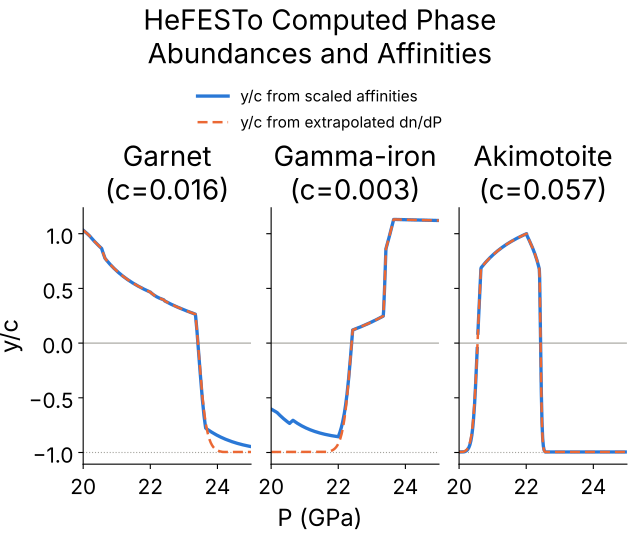

The script that saved this image:
"""
Signed phase-abundance target along the HeFESTo Htz_transition transect
(20-25 GPa, 10 MPa steps): labels built from HeFESTo's own phase affinities
vs. labels built affinity-free by extrapolating dn/dP through zero.

    g = n                    phase present
    g = -k * A               phase absent, affinity route  (k = |dn/dP| / |dA/dP|)
    g = -|dn/dP| * d         phase absent, extrapolation route (d = distance to boundary)
    y = h(max(g, -3c)),  h(g) = g (g >= 0),  c * tanh(g / c) (g < 0)
    c = clip(median|dn/dP| * DP, max(n) / 5, max(n)),  DP = 0.25 GPa

Plotted as y/c so the panels share one axis.

Input: affinity_transect.csv (written from Htz_transition's qout/fort.99), with
columns P, T and n_<phase>, A_<phase> (kJ/mol-atom, HeFESTo sign: positive =
undersaturated) and F_<phase> (0 present, 1 minimised affinity, 3 not evaluated).

Usage (defaults: generated/affinity_transect.csv -> generated/fig_affinity_vs_extrapolation.pdf):
    python fig_affinity_vs_extrapolation.py [path/to/affinity_transect.csv] [out.pdf]
"""
import sys
from pathlib import Path

import numpy as np
import pandas as pd
import matplotlib
matplotlib.use('Agg')
import matplotlib.pyplot as plt
from matplotlib.ticker import MultipleLocator

sys.path.insert(0, str(Path(__file__).resolve().parent))
from plot_style import apply_style  # noqa: E402

HERE = Path(__file__).resolve().parent
CSV = Path(sys.argv[1]) if len(sys.argv) > 1 else HERE / 'generated' / 'affinity_transect.csv'
OUT = Path(sys.argv[2]) if len(sys.argv) > 2 else HERE / 'generated' / 'fig_affinity_vs_extrapolation.pdf'

PHASES = ['garnet', 'gamma-iron', 'akimotoite']
DP = 0.25            # GPa, pressure window that sets c
CLIP = 3.0           # labels clipped at g = -CLIP * c
FIGSIZE = (6.4, 5.4)   # default width (scale = 1 in plot_style); slightly taller for title + legend

BLUE, ORANGE, GREY = '#2a78d6', '#eb6834', '#a3a29c'


def h(g, c):
    g = np.maximum(g, -CLIP * c)
    return np.where(g >= 0, g, c * np.tanh(g / c))


def crossings(P, n, F, A):
    """Per saturation crossing: present-side slope s, |dA/dP| and boundary P*
    (from the affinity), plus the boundary placed from the present side only."""
    pres = F == 0
    out = []
    for i in np.where(pres[1:] != pres[:-1])[0]:
        entering = pres[i + 1]
        p0, p1 = (i + 1, i + 2) if entering else (i, i - 1)          # nearest present rows
        step = (lambda j: j - 1) if entering else (lambda j: j + 1)   # walk into the absent side
        ab, j = [], step(p0)
        while 0 <= j < len(P) and len(ab) < 3:
            if F[j] == 1:
                ab.append(j)
            j = step(j)
        ab = np.array(sorted(ab))
        dadp = abs(np.polyfit(P[ab], A[ab], 1)[0])
        s = abs(n[p1] - n[p0]) / abs(P[p1] - P[p0])
        # affinity-free boundary: extrapolate n to zero, clamped to the bracketing step
        direction = np.sign(P[p1] - P[p0])
        p_star = P[p0] - direction * n[p0] / s
        lo, hi = sorted((P[p0], P[p0] - direction * abs(P[1] - P[0])))
        out.append(dict(s=s, dadp=dadp, p_star=float(np.clip(p_star, lo, hi))))
    return out


def targets(df, phase):
    P = df['P'].to_numpy()
    n = df[f'n_{phase}'].to_numpy()
    A = df[f'A_{phase}'].to_numpy()
    F = df[f'F_{phase}'].to_numpy()
    cr = crossings(P, n, F, A)

    k = np.median([x['s'] / x['dadp'] for x in cr])
    s_med = np.median([x['s'] for x in cr])
    c = float(np.clip(s_med * DP, n.max() / 5, n.max()))

    g_aff = np.where(F == 0, n, np.where(F == 1, -k * A, np.nan))
    g_ext = n.astype(float).copy()
    for j in np.where(F != 0)[0]:
        d, s = min((abs(P[j] - x['p_star']), x['s']) for x in cr)
        g_ext[j] = -s * d
    return P, h(g_aff, c) / c, h(g_ext, c) / c, c


def main():
    apply_style()
    df = pd.read_csv(CSV)

    fig, axes = plt.subplots(1, len(PHASES), figsize=FIGSIZE, sharex=True, sharey=True)
    for ax, phase in zip(axes, PHASES):
        P, y_aff, y_ext, c = targets(df, phase)
        ax.axhline(0, color=GREY, lw=0.8, zorder=0)
        ax.axhline(-1, color=GREY, lw=0.8, ls=':', zorder=0)
        ax.plot(P, y_aff, color=BLUE, lw=2.4, label='y/c from scaled affinities')
        ax.plot(P, y_ext, color=ORANGE, lw=1.8, ls=(0, (4, 2)),
                label='y/c from extrapolated dn/dP')
        # Two-line panel titles: three panels share 6.4 in at the style's title size.
        ax.set_title(f'{phase.capitalize()}\n(c={c:.3f})')
        ax.spines[['top', 'right']].set_visible(False)

    axes[0].set_ylabel('y/c')
    axes[0].set_xlim(df['P'].min(), df['P'].max())
    axes[0].xaxis.set_major_locator(MultipleLocator(2))
    fig.supxlabel('P (GPa)', fontsize=plt.rcParams['axes.labelsize'], y=0.015)

    handles, labels = axes[0].get_legend_handles_labels()
    # Two lines: at the style's suptitle size the one-line title is wider than 6.4 in.
    fig.suptitle('HeFESTo Computed Phase\nAbundances and Affinities', y=0.995)
    fig.legend(handles, labels, loc='upper center', ncol=1, frameon=False,
               bbox_to_anchor=(0.5, 0.865))
    fig.subplots_adjust(top=0.615, bottom=0.14, left=0.13, right=0.98, wspace=0.12)
    fig.savefig(OUT, dpi=300)
    print(f'wrote {OUT}')


if __name__ == '__main__':
    main()
